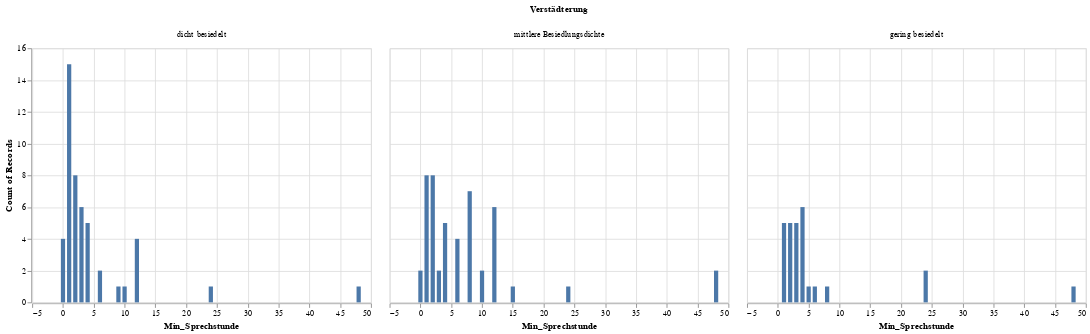

This figure's notebook cell:
### Code cell
alt.Chart(allsample).mark_bar().encode(
    alt.X("Min_Sprechstunde:Q"),
    alt.Y('count()'),
    

    column= alt.Column(
    'Verstädterung:N',
    sort=["dicht besiedelt", "mittlere Besiedlungsdichte", "gering besiedelt"])
)
